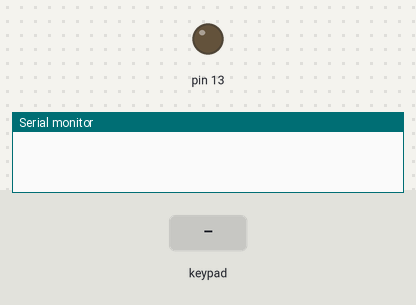
A sketch run on a simulated Arduino Uno, built with avr-gcc and run on an emulated ATmega328P. Parts: output pins drawn as LEDs (lit = HIGH), the last lines printed to the serial monitor. Dashed ring = blinking. The inputs (shaded band) are chosen by the test bench.

Above: at 1.2 s.
1.3 s: key '#' pressed
At 1.7 s:
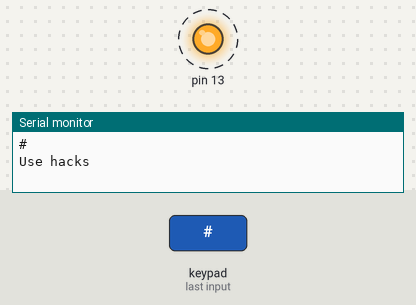
4.3 s: keypad keys 1 2 3 4 5 6 pressed 0.4 s apart
8.2 s: key 'A' pressed
9.7 s: keypad keys 1 2 3 4 5 6 * pressed 0.4 s apart
14.0 s: key 'B' pressed
15.5 s: keypad keys 1 2 3 4 5 6 D pressed 0.4 s apart
Timing chart, 0 to 18.5 s (numbered marks = the images above; inputs shaded):
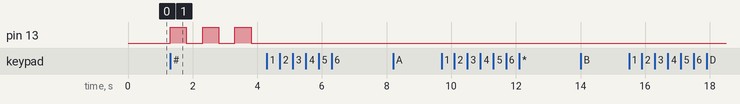

Measured:
- after the input at 1.3 s, pin 13: alternates HIGH for 0.50 s and LOW for 0.50 s, starting at once

The sketch:

sketch.ino
```cpp
#include <Keypad.h>
#define makeKeyMap(x) ((char*)x)
const byte ROWS = 4;
const byte COLS = 4;

byte rowPins[ROWS] = {9,8,7,6};
byte colPins[ROWS] = {5,4,3,2};

char keys[ROWS][COLS] = {
  {'1','2','3','A'},
  {'4','5','6','B'},
  {'7','8','9','C'},
  {'*','0','#','D'}
};

Keypad keypad = Keypad(makeKeyMap(keys), rowPins, colPins, ROWS, COLS);
const String password = "123456";
String userInput ;


void setup() {
  // put your setup code here, to run once:
  Serial.begin(9600);
  userInput.reserve(48);
  pinMode(13 , OUTPUT);
}

void loop() {
 digitalWrite(13 , LOW);
  // put your main code here, to run repeatedly:
  char keyInput = keypad.getKey();


if (keyInput){
  Serial.println(keyInput);

  if(keyInput == '*'){
    userInput = "";
    }
if(keyInput== '#'){

  if(password == userInput){
    Serial.println("Nice Hacks");
    userInput = "" ;
   }
    else{
      Serial.println("Use hacks");
      userInput = "" ;
      digitalWrite(13 , HIGH);
      delay(500);
      digitalWrite(13,LOW);
      delay(500);
       digitalWrite(13 , HIGH);
      delay(500);
      digitalWrite(13,LOW);
      delay(500);

       digitalWrite(13 , HIGH);
      delay(500);
      digitalWrite(13,LOW);
      delay(500);

    }


  }
        else{
        userInput += keyInput;
      }
  }


}
```
